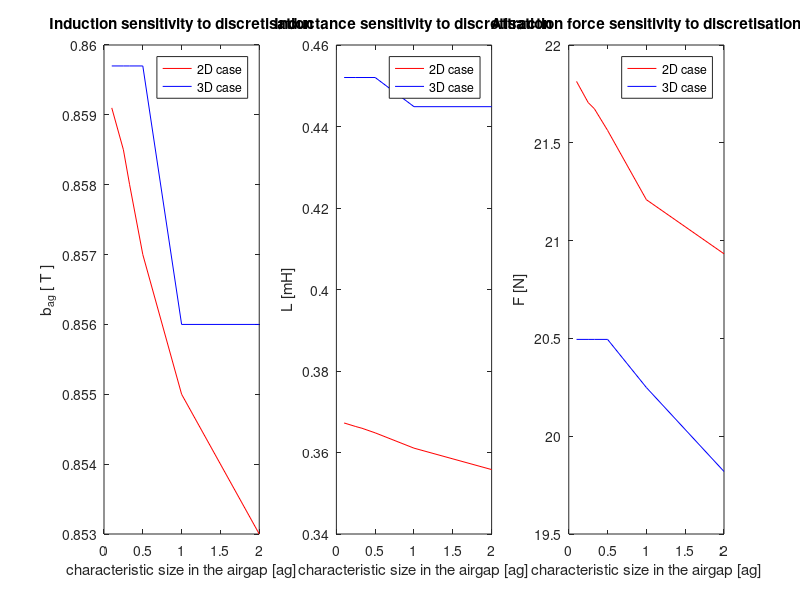
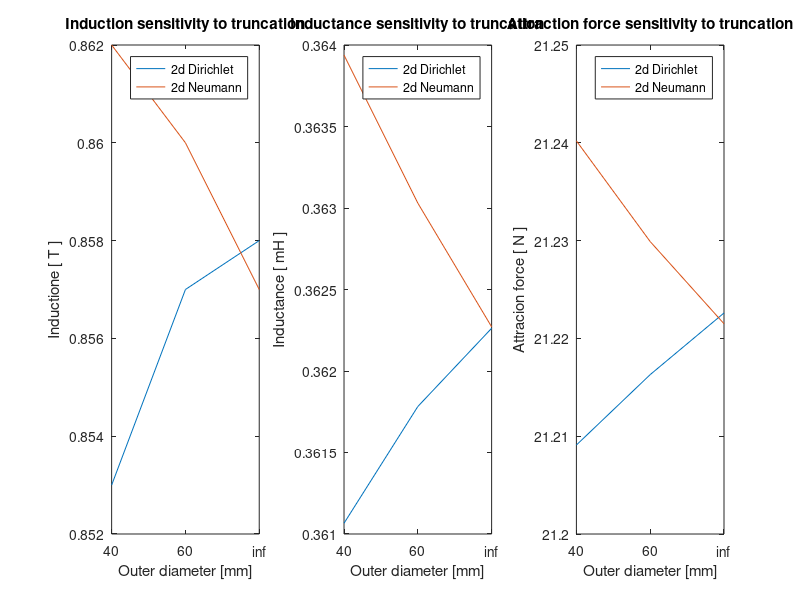
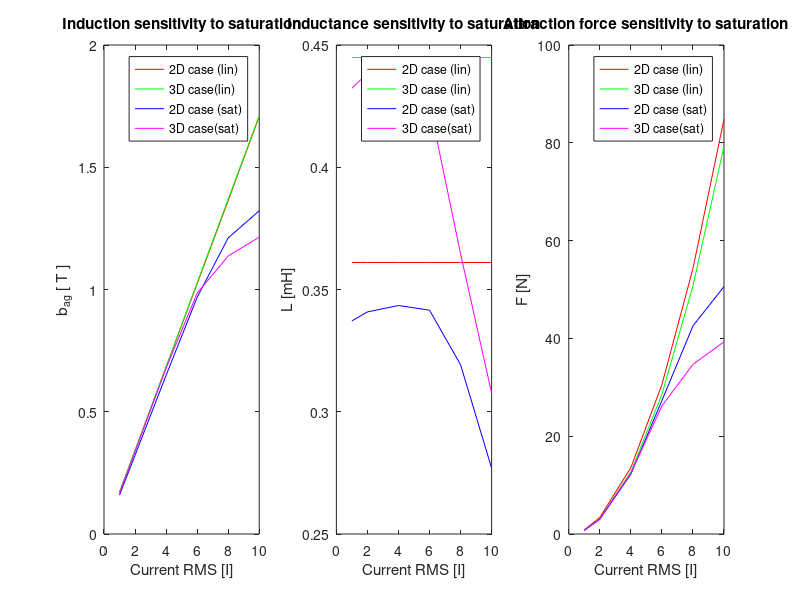

The MATLAB script that drew these images, in order:
%% mesh density

x = [2 1 0.5 0.33 0.25 .1];

bag_2d = [0.853 0.855 0.857 0.858 0.8585 0.8591];
bag_3d = [0.856 0.856 0.8597 0.8597 0.8597 0.8597];

l_2d = [0.35581 0.361066 0.364822 0.365948 0.366369  0.367247];
l_3d = [0.444866 0.444866 0.452022 0.452022 0.452022 0.452022];

f_2d = [20.9326 21.2091 21.5636 21.6741 21.7057  21.8137];
f_3d = [19.8196 20.2488 20.4949 20.4949 20.4949 20.4949];

subplot(1,3,1);
plot(x, bag_2d, 'r');hold on;plot(x, bag_3d, 'b');hold off;
title('Induction sensitivity to discretisation')
xlabel('characteristic size in the airgap [ag]')
ylabel('b_{ag} [ T ]');
legend('2D case', '3D case');

subplot(1,3,2)
plot(x, l_2d, 'r');hold on;plot(x, l_3d, 'b');hold off;
title('Inductance sensitivity to discretisation')
xlabel('characteristic size in the airgap [ag]')
ylabel('L [mH]');
legend('2D case', '3D case');

subplot(1,3,3);
plot(x, f_2d, 'r');hold on;plot(x, f_3d, 'b');hold off;
title('Attraction force sensitivity to discretisation')
xlabel('characteristic size in the airgap [ag]')
ylabel('F [N]');
legend('2D case', '3D case');

%% truncation

% Dirichlet
bag_r40_2d_dir = 0.853;
bag_r60_2d_dir = 0.857;
bag_inf_2d_dir = 0.858;

l_r40_2d_dir = 0.361066;
l_r60_2d_dir = 0.361782;
l_inf_2d_dir = 0.362262;

f_r40_2d_dir = 21.2091;
f_r60_2d_dir = 21.2163;
f_inf_2d_dir = 21.2226;

bag_r40_3d_dir = 0;
bag_r60_3d_dir = 0;
bag_inf_3d_dir = 0.0;

l_r40_3d_dir = 0.0;
l_r60_3d_dir = 0.0;
l_inf_3d_dir = 0.0;

f_r40_3d_dir = 0.0;
f_r60_3d_dir = 0.0;
f_inf_3d_dir = 0.0;

%Neumann
bag_r40_2d_neu = 0.862;
bag_r60_2d_neu = 0.860;
bag_inf_2d_neu = 0.857;

l_r40_2d_neu = 0.363938;
l_r60_2d_neu = 0.36303;
l_inf_2d_neu = 0.362271;

f_r40_2d_neu = 21.2402;
f_r60_2d_neu = 21.2299;
f_inf_2d_neu = 21.2215;

bag_r40_3d_neu = 0.0;
bag_r60_3d_neu = 0.0;
bag_inf_3d_neu = 0.0;

l_r40_3d_neu = 0.0;
l_r60_3d_neu = 0.0;
l_inf_3d_neu = 0.0;

f_r40_3d_neu = 0.0;
f_r60_3d_neu = 0;
f_inf_3d_neu = 0;

figure;
subplot(1,3,1);
plot([1 2 3], [bag_r40_2d_dir bag_r60_2d_dir bag_inf_2d_dir]);
hold on;
plot([1 2 3], [bag_r40_2d_neu bag_r60_2d_neu bag_inf_2d_neu]);
xticks([1 2 3])
xticklabels({'40', '60', 'inf'})
title('Induction sensitivity to truncation');
xlabel('Outer diameter [mm]')
ylabel('Inductione [ T ]')
legend('2d Dirichlet', '2d Neumann')

subplot(1,3,2);
plot([1 2 3], [l_r40_2d_dir l_r60_2d_dir l_inf_2d_dir]);
hold on;
plot([1 2 3], [l_r40_2d_neu l_r60_2d_neu l_inf_2d_neu]);
xticks([1 2 3])
xticklabels({'40', '60', 'inf'})
title('Inductance sensitivity to truncation');
xlabel('Outer diameter [mm]')
ylabel('Inductance [ mH ]')
legend('2d Dirichlet', '2d Neumann')

subplot(1,3,3);
plot([1 2 3], [f_r40_2d_dir f_r60_2d_dir f_inf_2d_dir]);
hold on;
plot([1 2 3], [f_r40_2d_neu f_r60_2d_neu f_inf_2d_neu]);
xticks([1 2 3])
xticklabels({'40', '60', 'inf'})
title('Attraction force sensitivity to truncation');
xlabel('Outer diameter [mm]')
ylabel('Attracion force [ N ]')
legend('2d Dirichlet', '2d Neumann')

%% Saturation
x = [1 2 4 6 8 10];

bag_2d_lin = [0.171 0.341 0.683 1.024 1.364 1.708];
bag_3d_lin = [0.171 0.342 0.684 1.027 1.369 1.711];
 
bag_2d_sat = [0.159 0.322 0.649 0.968 1.211 1.322];
bag_3d_sat = [0.166 0.337 0.678 0.985 1.137 1.214];

l_2d_lin = [0.361066 0.361066 0.361066 0.361066 0.361066 0.361066];
l_3d_lin = [0.444866 0.444866 0.444866 0.444866 0.444866 0.444866];
 
l_2d_sat = [0.337167 0.340843 0.343458 0.341533 0.319229 0.27695];
l_3d_sat = [0.432302 0.438406 0.440846 0.425683 0.364579 0.307602];

f_2d_lin = [0.848365 3.39346 13.5738 30.5412 54.2954 84.8365];
f_3d_lin = [0.792783 3.17113 12.6845 28.5402 50.7381 79.2783];

f_2d_sat = [0.737342 3.01478 12.2548 27.2833 42.5532 50.6036];
f_3d_sat = [0.744779 3.06881 12.4391 26.1809 34.689 39.3033];

figure;
subplot(1,3,1);
plot(x, bag_2d_lin, 'r');hold on;plot(x, bag_3d_lin, 'g');plot(x, bag_2d_sat, 'b');plot(x, bag_3d_sat, 'm');hold off;
title('Induction sensitivity to saturation')
xlabel('Current RMS [I]')
ylabel('b_{ag} [ T ]');
legend('2D case (lin)', '3D case(lin)','2D case (sat)', '3D case(sat)');

subplot(1,3,2)
plot(x, l_2d_lin, 'r');hold on;plot(x, l_3d_lin, 'g');plot(x, l_2d_sat, 'b');plot(x, l_3d_sat, 'm');hold off;
title('Inductance sensitivity to saturation')
xlabel('Current RMS [I]')
ylabel('L [mH]');
legend('2D case (lin)', '3D case (lin)','2D case (sat)', '3D case(sat)');

subplot(1,3,3);
plot(x, f_2d_lin, 'r');hold on;plot(x, f_3d_lin, 'g');plot(x, f_2d_sat, 'b');plot(x, f_3d_sat, 'm');hold off;
title('Attraction force sensitivity to saturation')
xlabel('Current RMS [I]')
ylabel('F [N]');
legend('2D case (lin)', '3D case (lin)','2D case (sat)', '3D case(sat)');
